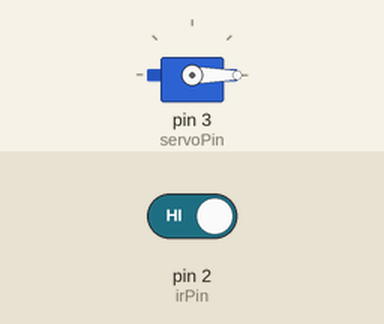
A sketch run on a simulated Arduino Uno, built with avr-gcc and run on an emulated ATmega328P. Shown: servo. Inputs (shaded band) come from the test bench; at power-on: pin 2 (irPin) HIGH.

Above: at 1.2 s.
1.3 s: pin 2 (irPin) driven LOW
At 2.5 s:
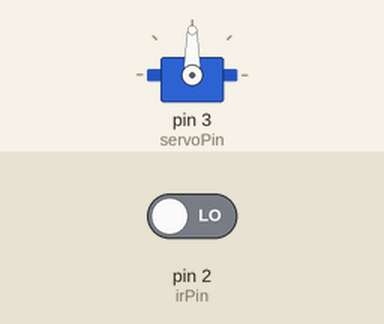
2.8 s: pin 2 (irPin) driven HIGH
At 4.9 s:
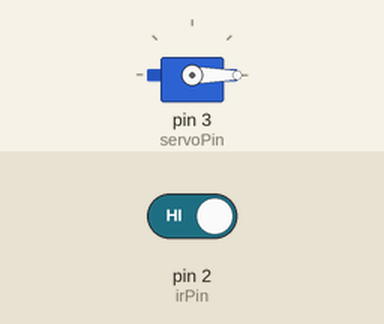
Timing chart, 0 to 6.4 s (numbered marks = the images above; inputs shaded):
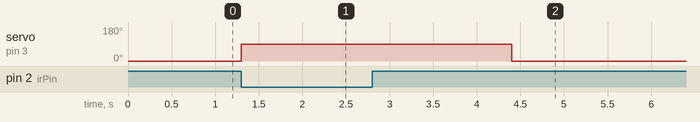

Measured:
- after the input at 1.3 s, servo on pin 3 (servoPin): 0° → 90° at once
- after the input at 2.8 s, servo on pin 3 (servoPin): 90° → 0° after 1.6 s

The sketch:

smart_dustbin.ino
```cpp
#include <Servo.h>

Servo myServo;

const int irPin = 2;
const int servoPin = 3;

void setup() {
  pinMode(irPin, INPUT);

  myServo.attach(servoPin);
  myServo.write(0);
}

void loop() {
  if (digitalRead(irPin) == LOW) {
    myServo.write(90);
    delay(3000);
  }
  else {
    myServo.write(0);
  }

  delay(100);
}
```
